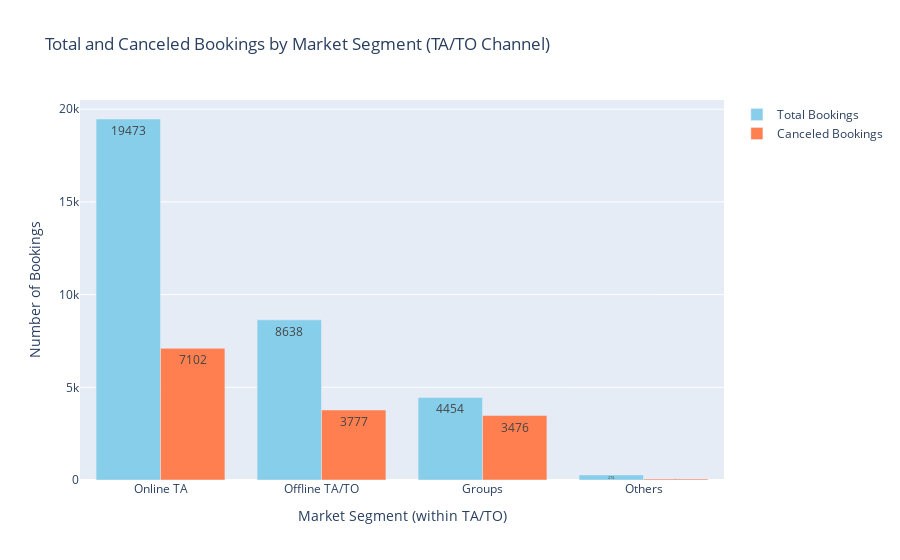

The code cell stored with this chart in its notebook:
### Markdown cell above
# **7. Create Bar Chart for TA/TO Total Bookings & Canceled Bookings by Market Segmentation**

### Code cell
import pandas as pd
import matplotlib.pyplot as plt
import seaborn as sns
import numpy as np

try:
    df = pd.read_csv("city_hotel_bookings_cleaned - Copy.csv")
except FileNotFoundError:
    print("Error: File not found. Please check the file name and path.")
    exit()

df['is_canceled'] = pd.to_numeric(df['is_canceled'])

# Filter for TA/TO bookings
ta_to_bookings = df[df['distribution_channel'] == 'TA/TO']

# Group by market segment and get counts
market_segment_bookings = ta_to_bookings.groupby('market_segment').size().reset_index(name='Total Bookings')
market_segment_cancellations = ta_to_bookings[ta_to_bookings['is_canceled'] == 1].groupby('market_segment').size().reset_index(name='Canceled Bookings')

# Merge the data
market_segment_data = pd.merge(market_segment_bookings, market_segment_cancellations, on='market_segment', how='left').fillna(0)

# Cluster smaller segments into "Others"
other_segments = ['Corporate', 'Direct', 'Aviation', 'Complementary']
market_segment_data.loc[market_segment_data['market_segment'].isin(other_segments), 'market_segment'] = 'Others'

# Group by the new market segments (including "Others") and sum the values
market_segment_data = market_segment_data.groupby('market_segment').sum().reset_index()

# Sort by total bookings in descending order
market_segment_data = market_segment_data.sort_values('Total Bookings', ascending=False)

# Set the width of the bars
bar_width = 0.35
index = np.arange(len(market_segment_data))

# Matplotlib version
plt.figure(figsize=(12, 7))
plt.bar(index, market_segment_data['Total Bookings'], bar_width, label='Total Bookings', color='skyblue')
plt.bar(index + bar_width, market_segment_data['Canceled Bookings'], bar_width, label='Canceled Bookings', color='coral')

# Add numbers inside the bars
for i, (total, canceled) in enumerate(zip(market_segment_data['Total Bookings'], market_segment_data['Canceled Bookings'])):
    plt.text(i, total / 2, str(int(total)), ha='center', va='center', color='black', fontsize=9)
    plt.text(i + bar_width, canceled / 2, str(int(canceled)), ha='center', va='center', color='black', fontsize=9)

plt.xlabel('Market Segment (within TA/TO)')
plt.ylabel('Number of Bookings')
plt.title('Total and Canceled Bookings by Market Segment (TA/TO Channel)')
plt.xticks(index + bar_width/2, market_segment_data['market_segment'], rotation=45, ha='right')
plt.legend()
plt.tight_layout()
plt.show()

#Seaborn version
plt.figure(figsize=(12, 7))
sns.set_style("whitegrid")
sns.set_palette(['skyblue', 'coral'])

ax = sns.barplot(x='market_segment', y='Total Bookings', data=market_segment_data)
ax = sns.barplot(x='market_segment', y='Canceled Bookings', data=market_segment_data)

for p in ax.patches:
    ax.annotate(format(p.get_height(), '.0f'),
                (p.get_x() + p.get_width() / 2., p.get_height()),
                ha='center', va='center',
                xytext=(0, 9),
                textcoords='offset points')

plt.xlabel('Market Segment (within TA/TO)')
plt.ylabel('Number of Bookings')
plt.title('Total and Canceled Bookings by Market Segment (TA/TO Channel)')
plt.xticks(rotation=45, ha='right')
plt.tight_layout()
plt.show()

#Plotly version
import plotly.graph_objects as go

fig = go.Figure()
fig.add_trace(go.Bar(x=market_segment_data['market_segment'], y=market_segment_data['Total Bookings'], name='Total Bookings', text=market_segment_data['Total Bookings'], textposition='inside', marker_color='skyblue'))
fig.add_trace(go.Bar(x=market_segment_data['market_segment'], y=market_segment_data['Canceled Bookings'], name='Canceled Bookings', text=market_segment_data['Canceled Bookings'], textposition='inside', marker_color='coral'))

fig.update_layout(title='Total and Canceled Bookings by Market Segment (TA/TO Channel)',
                  xaxis_title='Market Segment (within TA/TO)', yaxis_title='Number of Bookings', barmode='group')
fig.show()

### Figure 1 — Plotly figure (JSON) as saved in the notebook; plotly's stock layout.template omitted (floating-point values rounded to 4 significant figures)
{"data": [{"marker": {"color": "skyblue"}, "name": "Total Bookings", "text": [19473, 8638, 4454, 274], "textposition": "inside", "x": ["Online TA", "Offline TA/TO", "Groups", "Others"], "y": [19473, 8638, 4454, 274], "type": "bar"}, {"marker": {"color": "coral"}, "name": "Canceled Bookings", "text": [7102, 3777, 3476, 57], "textposition": "inside", "x": ["Online TA", "Offline TA/TO", "Groups", "Others"], "y": [7102, 3777, 3476, 57], "type": "bar"}], "layout": {"title": {"text": "Total and Canceled Bookings by Market Segment (TA/TO Channel)"}, "xaxis": {"title": {"text": "Market Segment (within TA/TO)"}}, "yaxis": {"title": {"text": "Number of Bookings"}}, "barmode": "group"}}
